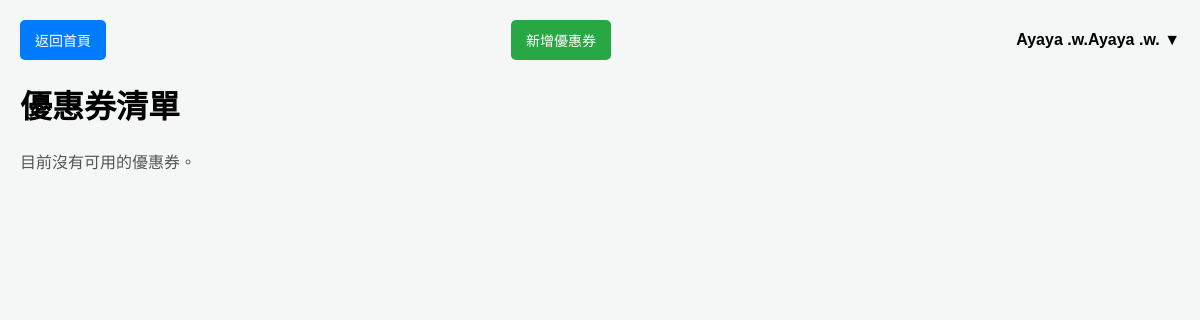
The page /coupon/couponList.php (signed in) on the database as committed earlier.
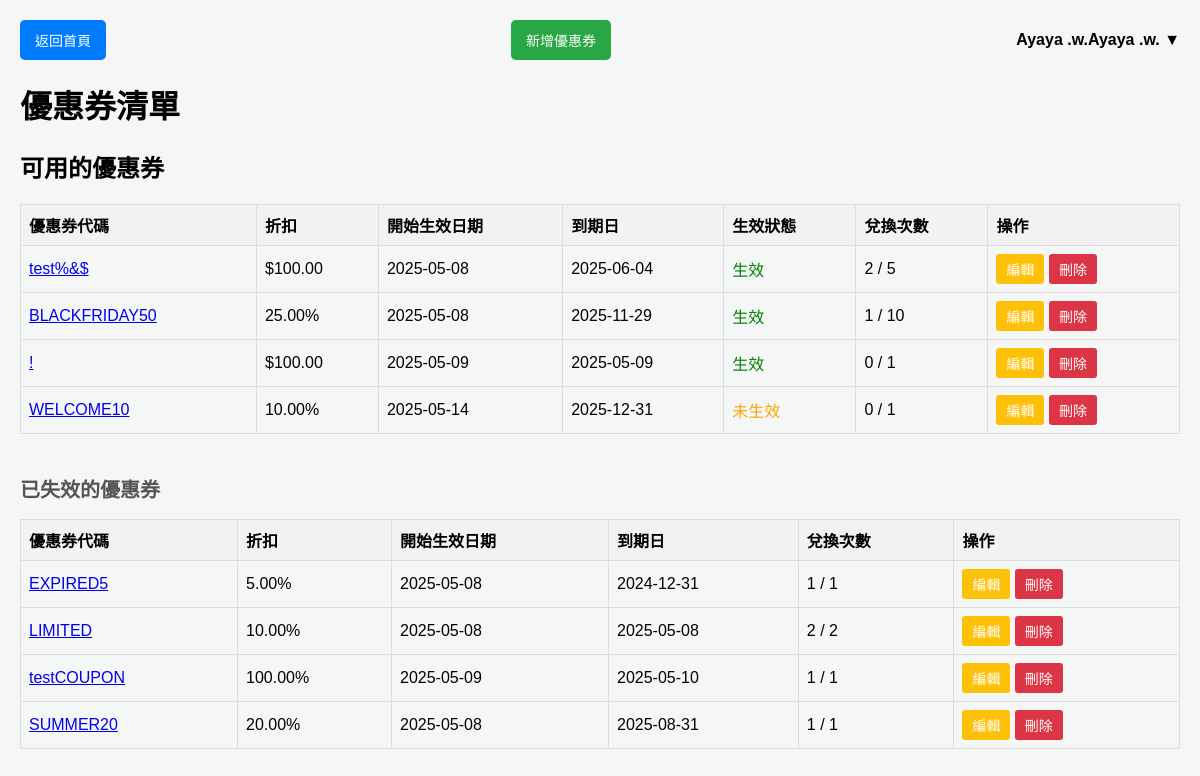
The same page on the database as committed later.
### tables this page shows
CREATE TABLE `coupons` (
  `id` int(11) NOT NULL,
  `code` varchar(20) NOT NULL COMMENT '優惠券代碼，最多 20 個字元',
  `discount` decimal(5,2) NOT NULL COMMENT '折扣百分比/金額',
  `expiration_date` date NOT NULL COMMENT '到期日',
  `is_active` tinyint(1) NOT NULL DEFAULT 1 COMMENT '是否有效 (2:未生效 1: 有效, 0: 無效)',
  `start_date` date NOT NULL DEFAULT curdate() COMMENT '開始生效日期',
  `discount_type` enum('percentage','fixed') NOT NULL DEFAULT 'percentage',
  `redeem_limit` int(11) NOT NULL DEFAULT 1,
  `redeem_count` int(11) NOT NULL DEFAULT 0
);

### coupon/couponList.php (the view, shortened to what this page needs)
<?php
include('updateCoupon.php');
$userEmail = $_SESSION['user'];
$sqlUserType = "SELECT No, Type FROM accounts WHERE Email = ?";
$stmtUserType = mysqli_prepare($link, $sqlUserType);
mysqli_stmt_bind_param($stmtUserType, 's', $userEmail);
mysqli_stmt_execute($stmtUserType);
$resultUserType = mysqli_stmt_get_result($stmtUserType);
$user = mysqli_fetch_assoc($resultUserType);
$isAdmin = $user['Type'] === 'Admin';
if ($isAdmin) {
    $sql = "SELECT id, code, discount, discount_type, start_date, expiration_date, is_active, redeem_count, redeem_limit
            FROM coupons
            WHERE is_active IN (1, 2) -- 包含生效和未生效的優惠券
            ORDER BY start_date ASC, expiration_date ASC";
    $stmt = mysqli_prepare($link, $sql);
}
mysqli_stmt_execute($stmt);
$result = mysqli_stmt_get_result($stmt);
if ($isAdmin) {
    $sqlExpired = "SELECT id, code, discount, discount_type, start_date, expiration_date, redeem_count, redeem_limit
                   FROM coupons
                   WHERE is_active = 0
                   ORDER BY expiration_date ASC";
    $stmtExpired = mysqli_prepare($link, $sqlExpired);
    mysqli_stmt_execute($stmtExpired);
    $resultExpired = mysqli_stmt_get_result($stmtExpired);
}
?>
<!DOCTYPE html>
<html lang="zh-TW">
<head>
</head>
<body>
    <div class="top-bar">
        <a href="../index.php" class="back-home-button">返回首頁</a>
        <?php if ($isAdmin): ?>
            <a href="addCoupon.php" class="add-coupon-button">新增優惠券</a>
        <?php endif; ?>
        <?php include('../userMenu.php'); ?>
    </div>
    <h1>優惠券清單</h1>
    <?php if (mysqli_num_rows($result) > 0): ?>
        <h2>可用的優惠券</h2>
        <table>
            <thead>
                <tr>
                    <th>優惠券代碼</th>
                    <th>折扣</th>
                    <th>開始生效日期</th>
                    <th>到期日</th>
                    <?php if ($isAdmin): ?>
                        <th>生效狀態</th>
                        <th>兌換次數</th>
                        <th>操作</th>
                    <?php endif; ?>
                </tr>
            </thead>
            <tbody>
                <?php while ($row = mysqli_fetch_assoc($result)): ?>
                    <tr>
                        <td>
                            <?php if ($isAdmin): ?>
                                <a href="showRedeemUser.php?coupon_id=<?php echo htmlspecialchars($row['id']); ?>">
                                    <?php echo htmlspecialchars($row['code']); ?>
                                </a>
                            <?php else: ?>
                                <?php echo htmlspecialchars($row['code']); ?>
                            <?php endif; ?>
                        </td>
                        <td>
                            <?php if ($row['discount_type'] === 'percentage'): ?>
                                <?php echo htmlspecialchars($row['discount']); ?>%
                            <?php elseif ($row['discount_type'] === 'fixed'): ?>
                                $<?php echo htmlspecialchars($row['discount']); ?>
                            <?php endif; ?>
                        </td>
                        <td><?php echo htmlspecialchars($row['start_date']); ?></td>
                        <td><?php echo htmlspecialchars($row['expiration_date']); ?></td>
                        <?php if ($isAdmin): ?>
                            <td>
                                <?php if ($row['is_active'] == 1): ?>
                                    <span style="color: green;">生效</span>
                                <?php elseif ($row['is_active'] == 2): ?>
                                    <span style="color: orange;">未生效</span>
                                <?php else: ?>
                                    <span style="color: red;">無效</span>
                                <?php endif; ?>
                            </td>
                            <td><?php echo htmlspecialchars($row['redeem_count']); ?> / <?php echo htmlspecialchars($row['redeem_limit']); ?></td>
                            <td>
                                <form action="editCoupon.php" method="GET" style="display: inline;">
                                    <button type="submit" class="action-button edit-button">編輯</button>
                                </form>
                                <form action="deleteCoupon.php" method="POST" style="display: inline;" onsubmit="return confirm('確定要刪除此優惠券嗎？')">
                                    <button type="submit" class="action-button delete-button">刪除</button>
                                </form>
                            </td>
                        <?php endif; ?>
                    </tr>
                <?php endwhile; ?>
            </tbody>
        </table>
    <?php else: ?>
        <p class="no-coupons">目前沒有可用的優惠券。</p>
    <?php endif; ?>
    <?php if ($isAdmin && mysqli_num_rows($resultExpired) > 0): ?>
        <h2 class="expired-coupons-title">已失效的優惠券</h2>
        <table>
            <thead>
                <tr>
                    <th>優惠券代碼</th>
                    <th>折扣</th>
                    <th>開始生效日期</th>
                    <th>到期日</th>
                    <th>兌換次數</th>
                    <th>操作</th>
                </tr>
            </thead>
            <tbody>
                <?php while ($rowExpired = mysqli_fetch_assoc($resultExpired)): ?>
                    <tr>
                        <td>
                            <a href="showRedeemUser.php?coupon_id=<?php echo htmlspecialchars($rowExpired['id']); ?>">
                                <?php echo htmlspecialchars($rowExpired['code']); ?>
                            </a>
                        </td>
                        <td>
                            <?php if ($rowExpired['discount_type'] === 'percentage'): ?>
                                <?php echo htmlspecialchars($rowExpired['discount']); ?>%
                            <?php elseif ($rowExpired['discount_type'] === 'fixed'): ?>
                                $<?php echo htmlspecialchars($rowExpired['discount']); ?>
                            <?php endif; ?>
                        </td>
                        <td><?php echo htmlspecialchars($rowExpired['start_date']); ?></td>
                        <td><?php echo htmlspecialchars($rowExpired['expiration_date']); ?></td>
                        <td><?php echo htmlspecialchars($rowExpired['redeem_count']); ?> / <?php echo htmlspecialchars($rowExpired['redeem_limit']); ?></td>
                        <td>
                            <form action="editCoupon.php" method="GET" style="display: inline;">
                                <button type="submit" class="action-button edit-button">編輯</button>
                            </form>
                            <form action="deleteCoupon.php" method="POST" style="display: inline;" onsubmit="return confirm('確定要刪除此優惠券嗎？')">
                                <button type="submit" class="action-button delete-button">刪除</button>
                            </form>
                        </td>
                    </tr>
                <?php endwhile; ?>
            </tbody>
        </table>
    <?php endif; ?>
</body>
</html>

### userMenu.php (shortened to what this page needs)
<?php
if (isset($_SESSION["user"])) {
    ?>
    <div class="user-menu">
        <span class="user-name" onclick="toggleMenu()"><?php echo htmlspecialchars($_SESSION["name"]); ?> ▼</span>
    </div>
    <?php
}
?>

### coupon/couponList.php (style rules this page uses)
body { font-family: Arial, sans-serif; margin: 20px; background-color: #f4f7f6; }
.top-bar { display: flex; justify-content: space-between; align-items: center; margin-bottom: 20px; }
.back-home-button { text-decoration: none; color: white; background-color: #007BFF; padding: 10px 15px; border-radius: 5px; font-size: 14px; transition: background-color 0.3s ease; }
.add-coupon-button { text-decoration: none; color: white; background-color: #28a745; padding: 10px 15px; border-radius: 5px; font-size: 14px; transition: background-color 0.3s ease; }
table { width: 100%; border-collapse: collapse; margin-bottom: 20px; }
th, td { border: 1px solid #ddd; padding: 8px; text-align: left; }
th { background-color: #f2f2f2; }
.action-button { padding: 5px 10px; font-size: 14px; border: none; border-radius: 3px; cursor: pointer; }
.edit-button { background-color: #ffc107; color: white; }
.delete-button { background-color: #dc3545; color: white; }
.expired-coupons-title { margin-top: 40px; font-size: 20px; color: #555; }
.no-coupons { font-size: 16px; color: #555; }

### userMenu.php (style rules this page uses)
.user-menu { position: relative; display: inline-block; }
.user-name { cursor: pointer; font-weight: bold; }

Rows that differ between the two databases and show on the page:
added coupons: code "test%&$", discount "100.00", start_date "2025-05-08", expiration_date "2025-06-04", is_active "生效", redeem_count "2", redeem_limit "5", shown under "可用的優惠券"
added coupons: code "BLACKFRIDAY50", discount "25.00", start_date "2025-05-08", expiration_date "2025-11-29", is_active "生效", redeem_count "1", redeem_limit "10", shown under "可用的優惠券"
added coupons: code "!", discount "100.00", start_date "2025-05-09", expiration_date "2025-05-09", is_active "生效", redeem_count "0", redeem_limit "1", shown under "可用的優惠券"
added coupons: code "WELCOME10", discount "10.00", start_date "2025-05-14", expiration_date "2025-12-31", is_active "未生效", redeem_count "0", redeem_limit "1", shown under "可用的優惠券"
added coupons: code "EXPIRED5", discount "5.00", start_date "2025-05-08", expiration_date "2024-12-31", redeem_count "1", redeem_limit "1", shown under "已失效的優惠券"
added coupons: code "LIMITED", discount "10.00", start_date "2025-05-08", expiration_date "2025-05-08", redeem_count "2", redeem_limit "2", shown under "已失效的優惠券"
added coupons: code "testCOUPON", discount "100.00", start_date "2025-05-09", expiration_date "2025-05-10", redeem_count "1", redeem_limit "1", shown under "已失效的優惠券"
added coupons: code "SUMMER20", discount "20.00", start_date "2025-05-08", expiration_date "2025-08-31", redeem_count "1", redeem_limit "1", shown under "已失效的優惠券"
Other text that changed with them:
text no longer shown: "目前沒有可用的優惠券。"
text now shown: "可用的優惠券 優惠券代碼 折扣 開始生效日期 到期日 生效狀態 兌換次數 操作 已失效的優惠券 優惠券代碼 折扣 開始生效日期 到期日 兌換次數 操作"
